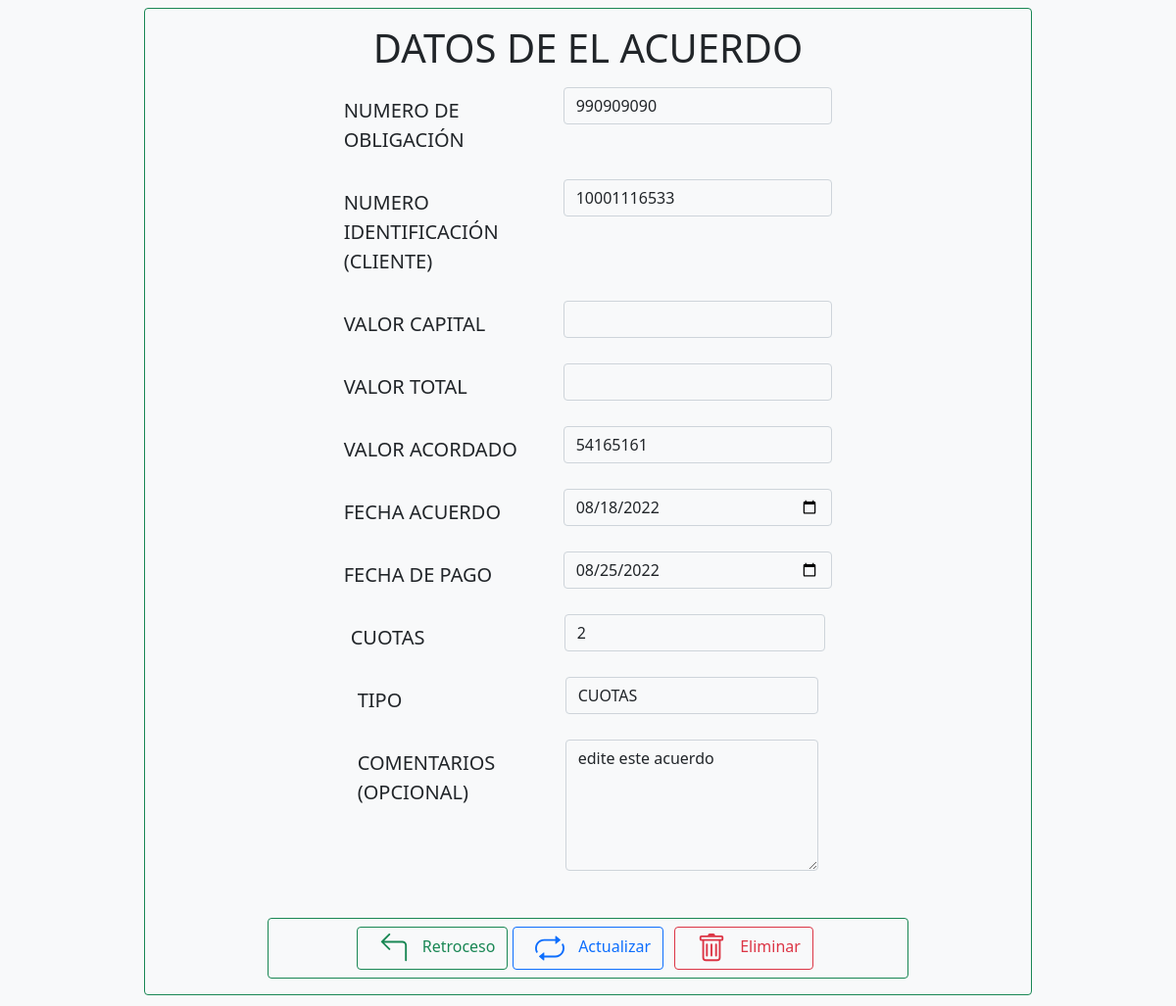
The page /forms/acuerdo_pago/actions/editar_acuerdo.php?idAcuerdo=1 on the database its author committed.
### tables this page shows
CREATE TABLE `acuerdos` (
  `idacuerdo` int(3) NOT NULL COMMENT 'auto incremento IDENTIFICA ACUERDO DE PAGO',
  `numobligacion` bigint(20) NOT NULL COMMENT 'numero de obligacion por la cual se realiza acuerdo',
  `idcliente` varchar(11) NOT NULL COMMENT 'id de cliente que realiza el acuerdo',
  `fechaacuerdo` date NOT NULL COMMENT 'fecha en la cual se realiza el acuerdo de pago',
  `fechapago` date NOT NULL COMMENT 'fecha en la cual tendra que pagar',
  `valor` int(11) NOT NULL COMMENT 'valor por el cual se realiza el acuerdo',
  `cuotas` tinyint(2) NOT NULL COMMENT 'numero de cuotas a diferir el pago',
  `tipo` varchar(10) GENERATED ALWAYS AS (if((`cuotas` = 1),'CONTADO','CUOTAS')) VIRTUAL COMMENT 'modalidad, de contado o a cuotas',
  `comentarios` varchar(255) DEFAULT NULL COMMENT 'comentarios de el acuerdo'
);

### forms/acuerdo_pago/actions/editar_acuerdo.php (the view, shortened to what this page needs)
<?php
    include('../../../conexion/con_database.php');
    $idAcuerdo = $_GET['idAcuerdo'];
    $querySelect = "SELECT * FROM acuerdos WHERE idacuerdo = '" .$idAcuerdo. "'";
    $consulta = mysqli_query($conexion, $querySelect);
    $info_Acuerdo = mysqli_fetch_array($consulta);
?>
<head>
    <link href="../../../css/bootstrap.min.css" rel="stylesheet">
</head>
<body class="bg-light p-2 row justify-content-center">
    <form class="border border-success rounded w-75 p-3" method="POST" action="acciones_acuerdos.php">
    <h1 class='text-center'>DATOS DE EL ACUERDO</h1>
        <div class="form-group row mt-3 justify-content-center">
            <label class="col-sm-3 col-form-label-lg">NUMERO DE OBLIGACIÓN</label>
            <div class="col-sm-4">
                <input type="number" class="form-control bg-light" name="inidCliente" value="<?php echo $info_Acuerdo[1]?>" readonly ></input>
            </div>
        </div>
        <div class="form-group row mt-3 justify-content-center">
            <label class="col-sm-3 col-form-label-lg">NUMERO IDENTIFICACIÓN (CLIENTE)</label>
            <div class="col-sm-4">
                <input type="number" class="form-control bg-light" name="inNobligAcuerdo" value="<?php echo $info_Acuerdo[2]?>" readonly></input>
            </div>
        </div>
        <div class="form-group row mt-3 justify-content-center">
            <label class="col-sm-3 col-form-label-lg">VALOR CAPITAL</label>
            <div class=col-sm-4>
                <input type="number" class="form-control bg-light" name="inValCapital" value="" readonly></input>
            </div>
        </div>
        <div class="form-group row mt-3 justify-content-center">
            <label class="col-sm-3 col-form-label-lg">VALOR TOTAL </label>
            <div class=col-sm-4>
                <input class="form-control bg-light" type="number" step="any" id="inValTotal" name="inValTotal" value="" readonly></input>
            </div>
        </div>
        <div class="form-group row mt-3 justify-content-center">
            <label class="col-sm-3 col-form-label-lg">VALOR ACORDADO </label>
            <div class=col-sm-4>
                <input class="form-control bg-light" type="number" step="any" id="inValorAcuerdo" name="inValorAcuerdo" value="<?php echo $info_Acuerdo[5]?>"></input>
            </div>
        </div>
        <div class="form-group row mt-3 justify-content-center">
            <label class="col-sm-3 col-form-label-lg">FECHA ACUERDO</label>
            <div class="col-sm-4">
                <input type="date" class="form-control bg-light" name="inFechAcuerdo" value="<?php echo $info_Acuerdo[3]?>"></input>
            </div>
        </div>
        <div class="form-group row mt-3 justify-content-center">
            <label class="col-sm-3 col-form-label-lg">FECHA DE PAGO</label>
            <div class=col-sm-4>
                <input type="date" class="form-control bg-light" name="inFechPago" value="<?php echo $info_Acuerdo[4]?>"></input>
        </div>
        <div class="form-group row mt-3 justify-content-center">
            <label class="col-sm-3 col-form-label-lg">CUOTAS</label>
            <div class=col-sm-4>
            <input type="number" class="form-control bg-light" name="inCuotas" value="<?php echo $info_Acuerdo[6]?>"></input>
        </div>
        <div class="form-group row mt-3 justify-content-center">
            <label class="col-sm-3 col-form-label-lg">TIPO</label>
            <div class="col-sm-4">
                <input type="text" class="form-control bg-light" max="6" min="1" name="inTipoAcuerdo" value="<?php echo $info_Acuerdo[7]?>"></input>
            </div>
        </div>
        <div class="form-group row mt-3 justify-content-center">
            <label class="col-sm-3 col-form-label-lg">COMENTARIOS (OPCIONAL)</label>
            <div class="col-sm-4">
                <textarea  class="form-control bg-light" rows='5' name='inComments'><?php echo $info_Acuerdo[8]?></textarea>
            </div>
        </div>
        <div class='container border border-success rounded p-2 mt-5 w-75'>
            <div class="row">
                <div class="col-12 d-flex justify-content-center text-center">
                    <div class="col-3">
                        <button class="btn btn-outline-success" type='button' id='retroceso'>
                        Retroceso
                        </button>
                    </div>
                    <div class="col-3">
                        <button class="btn btn-outline-primary" type="submit">
                            Actualizar
                        </button>
                    </div>
                    <div class="col-3">
                        <button class="btn btn-outline-danger" type="submit" id='eliminar'>
                            Eliminar
                        </button>
                    </div>
                </div>
            </div>
    </form>

### rows shown on the page
acuerdos: inidCliente "990909090", inNobligAcuerdo "10001116533", inValorAcuerdo "54165161", inFechAcuerdo "08/18/2022", inFechPago "08/25/2022", inCuotas "2", inTipoAcuerdo "CUOTAS", inComments "edite este acuerdo"
